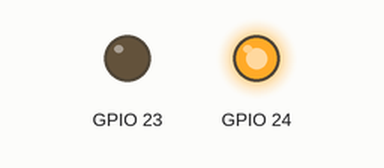
The program below on a simulated Raspberry Pi (BCM pin numbers). Parts: output pins drawn as LEDs (lit = HIGH). At 54.0 s the program stops and its outputs stay as they are.

Above: at 1.5 s.
At 4.5 s:
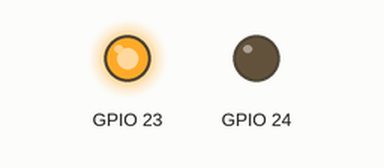
Timing chart, 0 to 7.8 s (numbered marks = the images above):
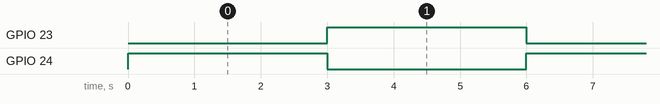

The program:

gpio.py
```python
import RPi.GPIO as GPIO
from time import *


GPIO.setmode(GPIO.BCM)
GPIO.setwarnings(False)
GPIO.setup(23, GPIO.OUT)
GPIO.setup(24, GPIO.OUT)


for i in range(1, 10):
    GPIO.output(24, GPIO.HIGH)
    sleep(3)
    GPIO.output(24, GPIO.LOW)
    GPIO.output(23, GPIO.HIGH)
    sleep(3)
    GPIO.output(23, GPIO.LOW)
    # sleep(3)
```

Measured:
- by itself, GPIO 23, GPIO 24: alternates HIGH for 3.0 s and LOW for 3.0 s
